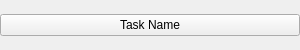
<?xml version="1.0" encoding="UTF-8"?>
<ui version="4.0">
 <class>TaskComponent</class>
 <widget class="QWidget" name="TaskComponent">
  <property name="geometry">
   <rect>
    <x>0</x>
    <y>0</y>
    <width>300</width>
    <height>50</height>
   </rect>
  </property>
  <property name="windowTitle">
   <string>TaskComponent</string>
  </property>
  <layout class="QVBoxLayout" name="verticalLayout">
   <property name="spacing">
    <number>0</number>
   </property>
   <property name="leftMargin">
    <number>0</number>
   </property>
   <property name="topMargin">
    <number>0</number>
   </property>
   <property name="rightMargin">
    <number>0</number>
   </property>
   <property name="bottomMargin">
    <number>0</number>
   </property>
   <item>
    <widget class="QPushButton" name="taskButton">
     <property name="text">
      <string>Task Name</string>
     </property>
    </widget>
   </item>
  </layout>
 </widget>
 <resources/>
 <connections/>
</ui>
